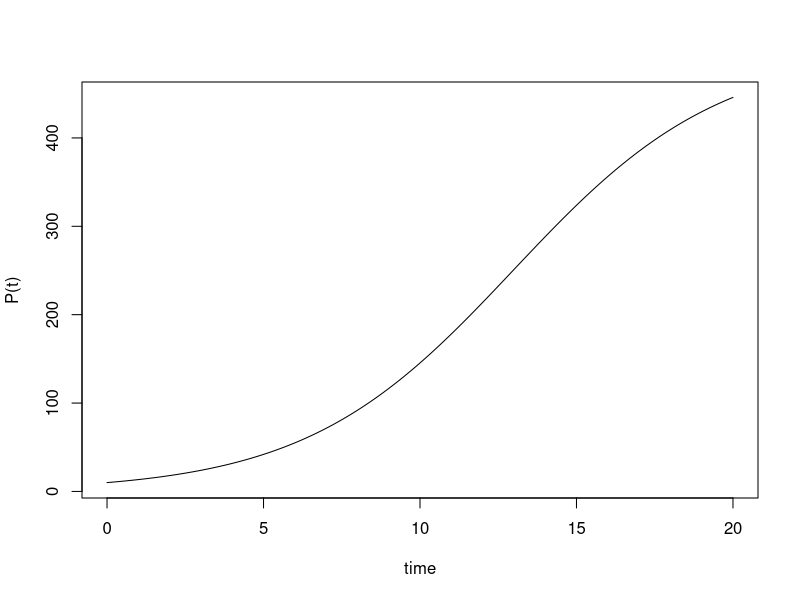
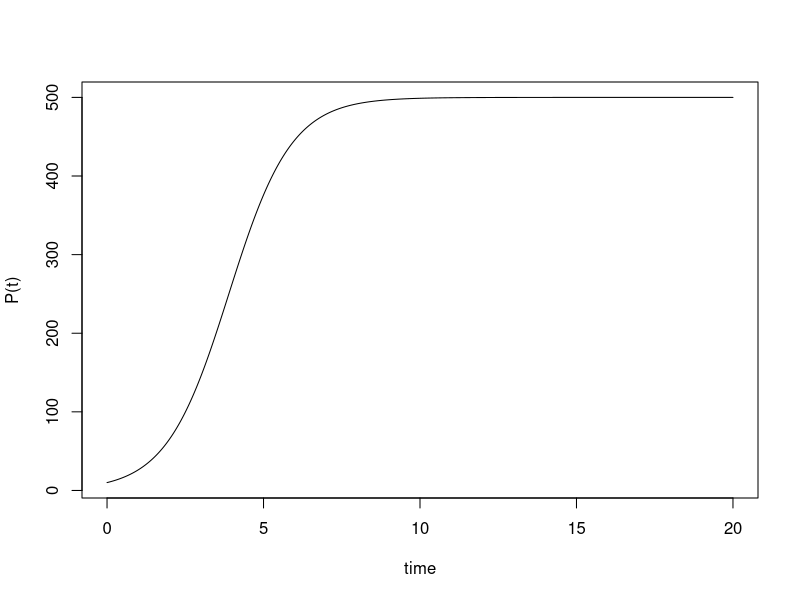

Write the R code that produced these figures, in order.
library(deSolve)

init<- c(p=10)
times<- seq(0,20,1/24)
params<- c(K=500, r=0.3)

f<- function(times, init, params) {
    p<- init[1]
    with(as.list(params), {
        dp<- r*p*(1 - p/K)  # put model here
        list(dp)
    })}

solution<- as.data.frame(lsoda(init, times, f, params))
head(solution)
plot(solution$time, solution$p, type="l", xlab="time", ylab="P(t)")

solution<- as.data.frame(lsoda(init, times, f, c(K=500, r=1.0)))
head(solution)
plot(solution$time, solution$p, type="l", xlab="time", ylab="P(t)")
